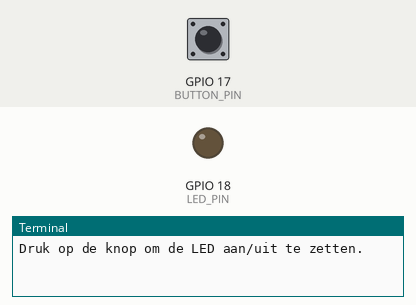
A program run on a simulated Raspberry Pi (BCM pin numbers). Shown: output pins drawn as LEDs (lit = HIGH), the last lines printed to the terminal. Dashed ring = blinking. The inputs (shaded band) are chosen by the test bench; at power-on: GPIO 17 (BUTTON_PIN) HIGH. Threads take turns every 2 ms.

Above: at 1.2 s.
1.3 s: GPIO 17 (BUTTON_PIN) pulled LOW for 0.15 s
At 1.8 s:
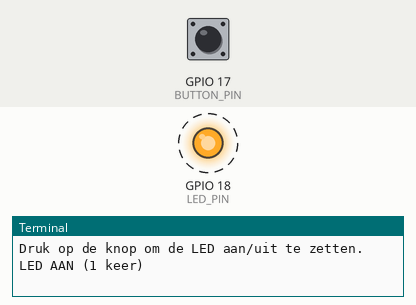
4.4 s: GPIO 17 (BUTTON_PIN) pulled LOW for 1 s
At 4.4 s:
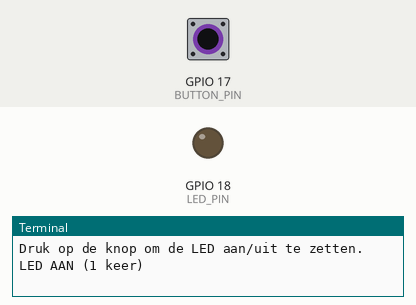
6.9 s: GPIO 17 (BUTTON_PIN) pulled LOW for 3.2 s
At 7.2 s:
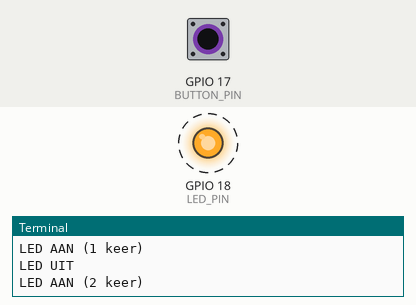
Timing chart, 0 to 19.1 s (numbered marks = the images above; inputs shaded):
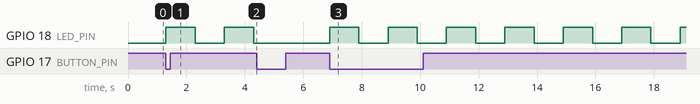

The program:

opdr4a_b_led_button_blink.py
```python
# Opdracht 4a+b Raspberry Pi - Nina Schrauwen
# Beschrijving: Wanneer de knop wordt ingedrukt dan begint de LED te knipperen, bij opnieuw indrukken gaat de LED uit.

import RPi.GPIO as GPIO
import time
import threading

# Pinconfiguratie
BUTTON_PIN = 17
LED_PIN = 18

# Setup
GPIO.setmode(GPIO.BCM)
GPIO.setup(BUTTON_PIN, GPIO.IN, pull_up_down=GPIO.PUD_UP)  # Pull-up knop
GPIO.setup(LED_PIN, GPIO.OUT)
GPIO.output(LED_PIN, GPIO.LOW)  # Start met LED uit

# Status
led_on = False
press_count = 0
led_blinking = False  # Vlag om knipperstatus te regelen

print("Druk op de knop om de LED aan/uit te zetten.")

# Functie om de LED te laten knipperen
def blink_led():
    while led_blinking:
        GPIO.output(LED_PIN, GPIO.HIGH)  # Zet de LED aan
        time.sleep(1)  # Laat de LED 1 seconde aan
        GPIO.output(LED_PIN, GPIO.LOW)   # Zet de LED uit
        time.sleep(1)  # Laat de LED 1 seconde uit

try:
    while True:
        button_state = GPIO.input(BUTTON_PIN)

        if button_state == GPIO.LOW:  # Knop is ingedrukt
            led_on = not led_on

            # Als de led wordt ingedrukt, start met knipperen (dmv thread)
            if led_on:
                press_count += 1
                led_blinking = True  # Zet vlag zodat LED mag knipperen
                print(f"LED AAN ({press_count} keer)")

                # Start een thread om te voorkomen dat de knipperlus de hoofdcode blokkeert
                blink_thread = threading.Thread(target=blink_led)
                blink_thread.daemon = True  # Thread stopt automatisch bij afsluiten
                blink_thread.start()

            # Als de led niet wordt ingedrukt, zet de LED uit en werk de vlag bij
            else:
                print("LED UIT")
                GPIO.output(LED_PIN, GPIO.LOW)  # Zet LED uit
                led_blinking = False  # Zet vlag uit zodat knipperen stopt

            # Debounce-vertraging
            while GPIO.input(BUTTON_PIN) == GPIO.LOW:
                time.sleep(0.01)  # Wacht tot knop wordt losgelaten
            time.sleep(0.1)  # Voorkom stuiteren (bouncing)

except KeyboardInterrupt:
    # Vang handmatige onderbreking af (Ctrl+C)
    print("\nAfsluiten...")

finally:
    # Reset GPIO-instellingen (ook bij fouten)
    GPIO.cleanup()
```

Measured:
- after the input at 1.3 s, GPIO 18 (LED_PIN): alternates HIGH for 1.0 s and LOW for 1.0 s, starting at once
- after the input at 4.4 s, GPIO 18 (LED_PIN): stays LOW (without the input it goes to HIGH after 0.90 s)
- after the input at 6.9 s, GPIO 18 (LED_PIN): alternates HIGH for 1.0 s and LOW for 1.0 s, starting at once
